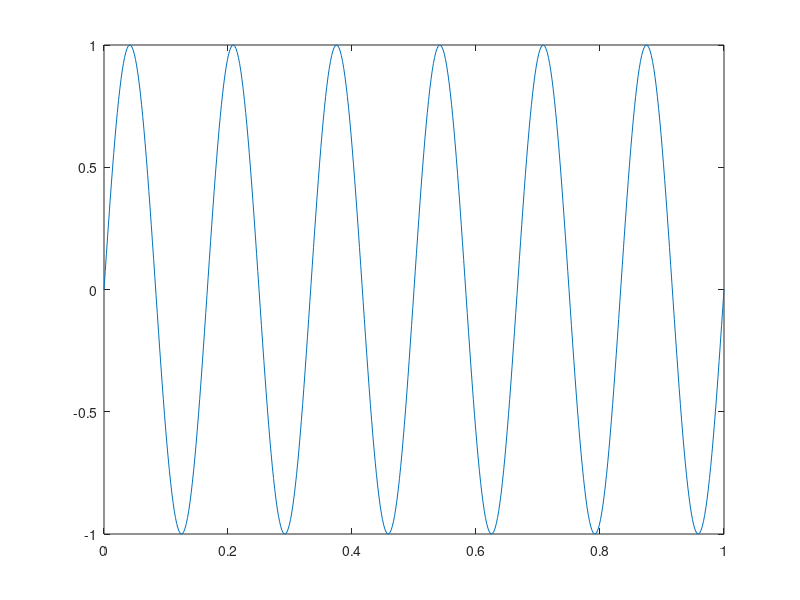
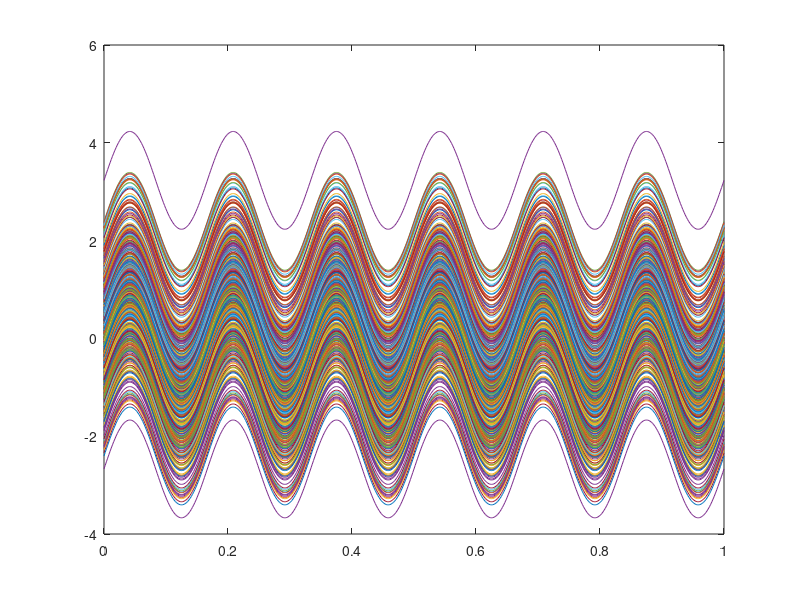
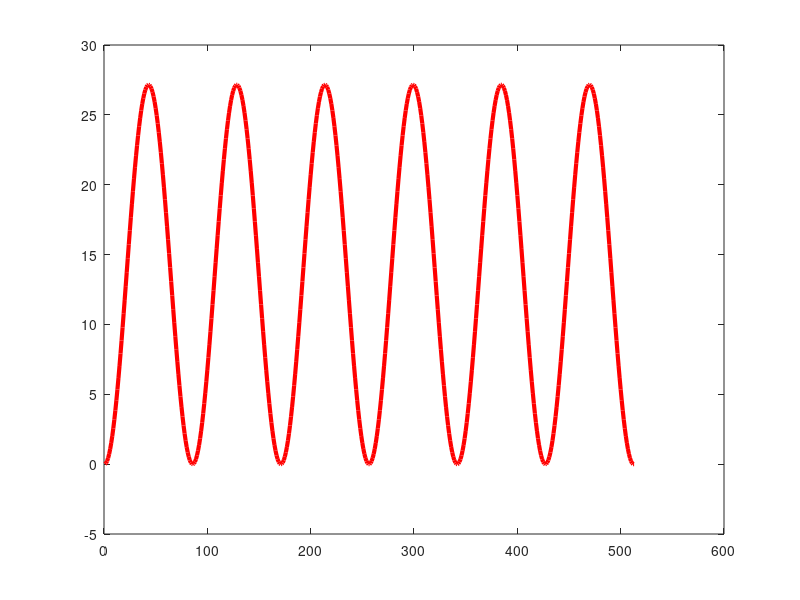

MATLAB code for these plots, in order:
% Design a moving average filter
% Author : Kwadwo Boateng

close all;
clear all;
clc

 fs = 512; % Sampling frequency (samples per second) 
 dt = 1/fs; % seconds per sample 
 StopTime = 1.0; % seconds 
 t = (0:dt:StopTime)'; % seconds 
 Fc = 6; % Sine wave frequency (hertz) 
 Xn = sin(2*pi*Fc*t);

 figure(1)
 plot(t,Xn)

 samples = length(t);
 Noise = randn(1,samples); % Create random noise of the same length as the samples 
 Zn = Xn + Noise;  % Add noise to the input sine wave
 
 figure(2)
 plot(t, Zn)
 
 Num = ones(1,samples); % Numerator of the Moving Average Filter
 Num1 = Num*(1/samples);

 Den = 1;
 Yn = filter(Num,Den,Xn); % Perform the filtering  

 figure(3)
 plot(Yn, 'r', 'linewidth', 3);